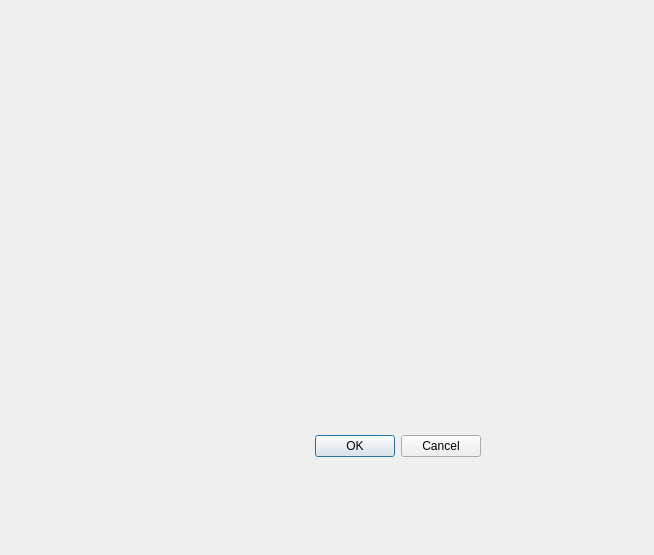
<?xml version="1.0" encoding="UTF-8"?>
<ui version="4.0">
 <class>EnterPin</class>
 <widget class="QDialog" name="EnterPin">
  <property name="geometry">
   <rect>
    <x>0</x>
    <y>0</y>
    <width>654</width>
    <height>555</height>
   </rect>
  </property>
  <property name="windowTitle">
   <string>Dialog</string>
  </property>
  <widget class="QDialogButtonBox" name="buttonBox">
   <property name="geometry">
    <rect>
     <x>140</x>
     <y>430</y>
     <width>341</width>
     <height>32</height>
    </rect>
   </property>
   <property name="orientation">
    <enum>Qt::Horizontal</enum>
   </property>
   <property name="standardButtons">
    <set>QDialogButtonBox::Cancel|QDialogButtonBox::Ok</set>
   </property>
  </widget>
 </widget>
 <resources/>
 <connections>
  <connection>
   <sender>buttonBox</sender>
   <signal>accepted()</signal>
   <receiver>EnterPin</receiver>
   <slot>accept()</slot>
   <hints>
    <hint type="sourcelabel">
     <x>248</x>
     <y>254</y>
    </hint>
    <hint type="destinationlabel">
     <x>157</x>
     <y>274</y>
    </hint>
   </hints>
  </connection>
  <connection>
   <sender>buttonBox</sender>
   <signal>rejected()</signal>
   <receiver>EnterPin</receiver>
   <slot>reject()</slot>
   <hints>
    <hint type="sourcelabel">
     <x>316</x>
     <y>260</y>
    </hint>
    <hint type="destinationlabel">
     <x>286</x>
     <y>274</y>
    </hint>
   </hints>
  </connection>
 </connections>
</ui>
